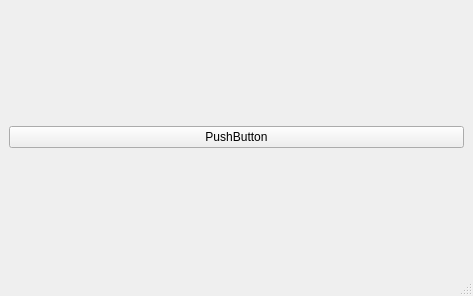
<?xml version="1.0" encoding="UTF-8"?>
<ui version="4.0">
 <class>MainWindow</class>
 <widget class="QMainWindow" name="MainWindow">
  <property name="geometry">
   <rect>
    <x>0</x>
    <y>0</y>
    <width>473</width>
    <height>296</height>
   </rect>
  </property>
  <property name="windowTitle">
   <string>MainWindow</string>
  </property>
  <widget class="QWidget" name="centralwidget">
   <layout class="QGridLayout" name="gridLayout">
    <item row="0" column="0">
     <widget class="QPushButton" name="pushButton">
      <property name="text">
       <string>PushButton</string>
      </property>
     </widget>
    </item>
   </layout>
  </widget>
  <widget class="QMenuBar" name="menubar">
   <property name="geometry">
    <rect>
     <x>0</x>
     <y>0</y>
     <width>473</width>
     <height>22</height>
    </rect>
   </property>
  </widget>
  <widget class="QStatusBar" name="statusbar"/>
 </widget>
 <resources/>
 <connections/>
</ui>
